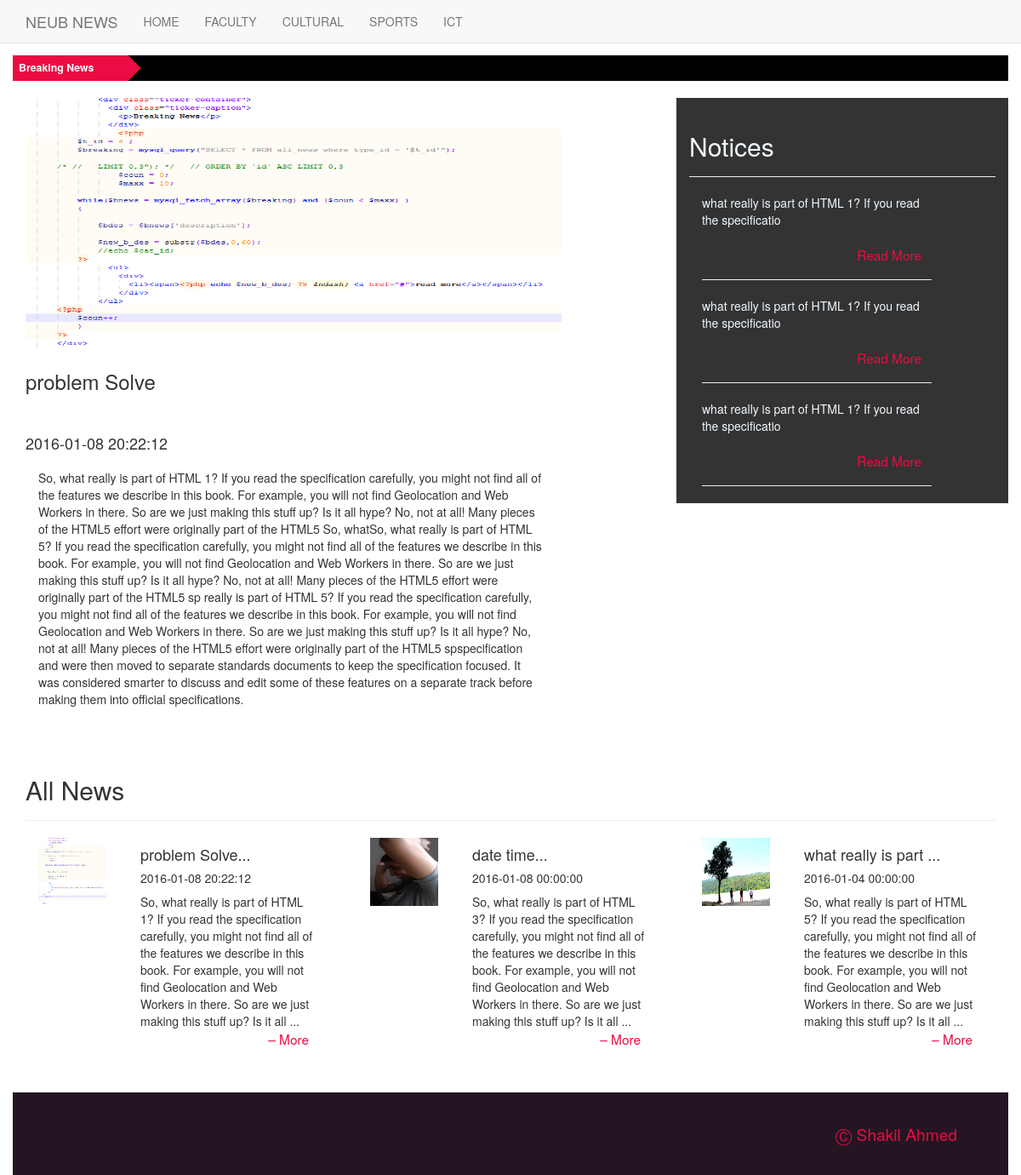
The page /view.php?id=12 on the database its author committed.
### tables this page shows
CREATE TABLE IF NOT EXISTS `all_news` (
  `id` int(11) NOT NULL AUTO_INCREMENT,
  `news_title` varchar(255) NOT NULL,
  `description` text NOT NULL,
  `cat_id` int(11) NOT NULL,
  `images` varchar(255) NOT NULL,
  `type_id` int(11) NOT NULL,
  `date` datetime NOT NULL,
  PRIMARY KEY (`id`)
);

CREATE TABLE IF NOT EXISTS `notices` (
  `id` int(11) NOT NULL AUTO_INCREMENT,
  `notics_title` varchar(255) NOT NULL,
  `note` text NOT NULL,
  `notices_time` datetime NOT NULL,
  PRIMARY KEY (`id`)
);

### view.php (the view, shortened to what this page needs)
<?php
	if(isset($_REQUEST['id']))
	{
		$req_id = $_REQUEST['id'];
	}else {
		header('location: index.php');
	}
?>
<!DOCTYPE html>
<html lang="en">
  <head>
    <link href="css/bootstrap.min.css" rel="stylesheet">
    <link href="css/custom.css" rel="stylesheet">
	  <link rel="stylesheet" type="text/css" href="css/ticker.css">
  </head>
  <body>
  <?php include 'header.php'; ?>
		<div class="container-fluid custom-ticker">
			    <div class="ticker-container">
				  <div class="ticker-caption">
					<p>Breaking News</p>
				  </div>
				  <ul>
				    	<?php
			$breaking = mysql_query("SELECT * FROM all_news ORDER BY `id` DESC LIMIT 0,10");
			while($bnews = mysql_fetch_array($breaking))
			{
				$bdes = $bnews['description'];
				$new_b_des = substr($bdes,0,36);
			?>
					<div>
					  <li><span> <?php echo $new_b_des; ?> &ndash; <a href="#">read more</a></span></li>
					</div>
					<?php
			}
		?>
				 </ul>
		</div>
		<div class="container head-container">
			<div class="row">
			<?php
				$head_query = mysql_query("select * from all_news  where id = '$req_id'");
				$main_post = mysql_fetch_array($head_query);
					$news_title_main = $main_post['news_title'];
					$news_description_main = $main_post['description'];
					$news_cat_id_main = $main_post['cat_id'];
					$main_cat_head =mysql_query("SELECT cat_name FROM category where cat_id = '$news_cat_id_main'");
					$run2 = mysql_fetch_array($main_cat_head);
					$cat_name_main = $run2['cat_name'];
					$news_images_main = $main_post['images'];
					$news_date_main = $main_post['date'];
			?>
				<div class="col-lg-8 col-md-12">
					<img src="upload/<?php echo $news_images_main; ?>" alt="" class="img-responsive" style="width:630px;height:300px" />
						<h3 class="head_h2"><?php echo $news_title_main; ?></h3>
								<h4><?php echo $cat_name_main." </br>";?> <?php echo " </br>".$news_date_main; ?></h4>
						<div class="col-lg-10 col-md-10">
									<p class="">
										<?php echo $news_description_main; ?>
									</p>
						</div>
				</div>
				<div class="col-lg-4 col-md-12 custom-notics">
					<div class="page-header">
						<h2>Notices</h2>
					</div>
					<div class="col-lg-10 col-md-12">
					<?php
					$sql = mysql_query("select * from notices  LIMIT 0,3");
					$counter = 0;
					$max = 10;
					while($note = mysql_fetch_array($sql) and ($counter < $max) )
					{
						$notes = $note['note'];
						$new_notices = substr($notes,0,60);
						?>
						<p>
						<?php echo $new_notices; ?>
							<a href="no.html" class="more"> Read More </a>
							<hr />
						</p>
					<?php
					$counter++;
				}
					?>
					</div>
				</div>
			</div>
		</div>
		<div class="container">
			<div class="page-header"> <h2>All News </h2> </div>
				<div class="row">
		<?php
			$allnews = mysql_query("SELECT * FROM all_news where cat_id= '$news_cat_id_main' ORDER BY `id` DESC");
			while($news = mysql_fetch_array($allnews))
			{
				$id=$news['id'];
				$news_title = $news['news_title'];
				$new_tit = substr($news_title,0,20);
				$des = $news['description'];
				$images = $news['images'];
				$date = $news['date'];
				$new_des = substr($des,0,260);
		?>
		<div class="col-lg-4 col-md-6">
			<div class="col-lg-4 col-md-6">
				<img src="upload/<?php echo $images; ?>" alt="" class="img-responsive" style="width:80px;height:80px"/>
			</div>
			<div class="col-lg-8 col-md-6">
			<h4> <?php echo $new_tit."..." ;?>  </h4>
			<h5> <?php echo $date ;?>  </h5>
				<p>
					<?php echo $new_des."..."; ?>
					<br />
					<a href="view.php?id=<?php echo $id; ?>" class="more"> &ndash; More </a>
				</p>
			</div>
		</div>
			<?php
				}
			?>
			</div>
		</div>
		<div class="container-fluid custom-footer">
			 <p>&#9400 Shakil Ahmed</p>
		</div>
  </body>
</html>

### css/custom.css (style rules this page uses)
.custom-ticker { margin-top: 65px; }
.head-container { margin-top: 7px; }
.custom-notics { background-color: #333; color: aliceblue; }
.custom-footer { background-color: #231622; color: #EC0B43; margin-top: 50px; font-size: medium; }
.custom-footer p { margin: 35px 45px 35px 5px; float: right; font-size: 1.2em; }
.more { color: #EC0B43; float: right; font-size: 1.1em; padding-right: 12px; padding-bottom: 2px; }

### css/ticker.css (style rules this page uses)
* { margin: 0; padding: 0; font-family: "Helvetica Neue",Helvetica,Arial,sans-serif; }
.ticker-container { height: 60px; width: 100%; text-align: center; position: relative; overflow: hidden; background-color: rgba(0,0,0,1); color: white; font-size: 1.1em; margin-bottom: 15px; }
.ticker-container .ticker-caption { height: 50%; width: 100%; background-color: #EC0B43; display: table; position: absolute; color: white; font-size: 0.8em; z-index: 1; }
.ticker-container .ticker-caption p { height: inherit; width: inherit; display: table-cell; vertical-align: middle; font-weight: bold; }
.ticker-container ul { list-style: none; padding: 0; height: auto; }
.ticker-container ul div { overflow: hidden; position: absolute; z-index: 0; display: inline; min-width: 100%; left: 0; height: 50%; transition: 4.25s ease-in-out; }
.ticker-container ul div.ticker-active { top: 30px; }
.ticker-container ul div li { padding: 5px 0; }
@media (min-width: 500px) { .ticker-container { height: 30px; text-align: left; } }
@media (min-width: 500px) { .ticker-container .ticker-caption { height: 100%; width: 150px; background: url('../images/ticker-caption-bg.png'); } }
@media (min-width: 500px) { .ticker-container .ticker-caption p { text-align: left; padding-left: 7px; } }
@media (min-width: 500px) { .ticker-container ul { margin-left: 170px; height: 100%; } }
@media (min-width: 500px) { .ticker-container ul div { height: 100%; left: 170px; } }
@media (min-width: 500px) { .ticker-container ul div.ticker-active { top: 0; } }
@media (min-width: 768px) { .ticker-container { margin-bottom: 10px; } }
@media (min-width: 992px) { .ticker-container { margin-bottom: 20px; } }

### rows shown on the page
all_news: images (picture), news_title "problem Solve", date "2016-01-08 20:22:12", description "So, what really is part of HTML 1? If you read the specification carefully, you might not find all of the features we describe in this book. For example, you will not find Geolocation and Web Workers in there. So are we just making this stuff up? Is it all hype? No, not at all! Many pieces of the HTML5 effort were originally part of the HTML5 So, whatSo, what really is part of HTML 5? If you read the specification carefully, you might not find all of the features we describe in this book. For example, you will not find Geolocation and Web Workers in there. So are we just making this stuff up? Is it all hype? No, not at all! Many pieces of the HTML5 effort were originally part of the HTML5…", description "So, what really is part of HTML 1? If you read the specification carefully, you might not find all of the features we describe in this book. For example, you will not find Geolocation and Web Workers in there. So are we just making this stuff up? Is it all"
notices: note "what really is part of HTML 1? If you read the specificatio"
notices: note "what really is part of HTML 1? If you read the specificatio"
notices: note "what really is part of HTML 1? If you read the specificatio"
all_news: images (picture), news_title "date time", date "2016-01-08 00:00:00", description "So, what really is part of HTML 3? If you read the specification carefully, you might not find all of the features we describe in this book. For example, you will not find Geolocation and Web Workers in there. So are we just making this stuff up? Is it all"
all_news: images (picture), news_title "what really is part", date "2016-01-04 00:00:00", description "So, what really is part of HTML 5? If you read the specification carefully, you might not find all of the features we describe in this book. For example, you will not find Geolocation and Web Workers in there. So are we just making this stuff up? Is it all"
